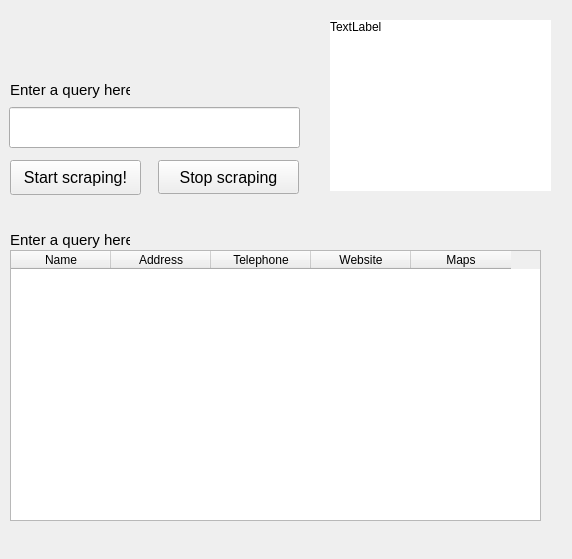
<?xml version="1.0" encoding="UTF-8"?>
<ui version="4.0">
 <class>MainWindow</class>
 <widget class="QMainWindow" name="MainWindow">
  <property name="geometry">
   <rect>
    <x>0</x>
    <y>0</y>
    <width>572</width>
    <height>559</height>
   </rect>
  </property>
  <property name="windowTitle">
   <string>MainWindow</string>
  </property>
  <property name="styleSheet">
   <string notr="true"/>
  </property>
  <widget class="QWidget" name="centralwidget">
   <widget class="QLabel" name="label">
    <property name="geometry">
     <rect>
      <x>10</x>
      <y>80</y>
      <width>120</width>
      <height>20</height>
     </rect>
    </property>
    <property name="font">
     <font>
      <pointsize>11</pointsize>
     </font>
    </property>
    <property name="text">
     <string>Enter a query here</string>
    </property>
   </widget>
   <widget class="QLineEdit" name="searchEdit">
    <property name="geometry">
     <rect>
      <x>9</x>
      <y>107</y>
      <width>291</width>
      <height>41</height>
     </rect>
    </property>
    <property name="minimumSize">
     <size>
      <width>0</width>
      <height>40</height>
     </size>
    </property>
    <property name="maximumSize">
     <size>
      <width>16777215</width>
      <height>16777215</height>
     </size>
    </property>
    <property name="sizeIncrement">
     <size>
      <width>0</width>
      <height>40</height>
     </size>
    </property>
   </widget>
   <widget class="QLabel" name="messagesLabel">
    <property name="geometry">
     <rect>
      <x>330</x>
      <y>20</y>
      <width>221</width>
      <height>171</height>
     </rect>
    </property>
    <property name="sizePolicy">
     <sizepolicy hsizetype="Preferred" vsizetype="Preferred">
      <horstretch>0</horstretch>
      <verstretch>0</verstretch>
     </sizepolicy>
    </property>
    <property name="minimumSize">
     <size>
      <width>0</width>
      <height>0</height>
     </size>
    </property>
    <property name="styleSheet">
     <string notr="true">background-color: White</string>
    </property>
    <property name="text">
     <string>TextLabel</string>
    </property>
    <property name="alignment">
     <set>Qt::AlignLeading|Qt::AlignLeft|Qt::AlignTop</set>
    </property>
   </widget>
   <widget class="QTableWidget" name="tableWidget">
    <property name="geometry">
     <rect>
      <x>10</x>
      <y>250</y>
      <width>531</width>
      <height>271</height>
     </rect>
    </property>
    <column>
     <property name="text">
      <string>Name</string>
     </property>
    </column>
    <column>
     <property name="text">
      <string>Address</string>
     </property>
    </column>
    <column>
     <property name="text">
      <string>Telephone</string>
     </property>
    </column>
    <column>
     <property name="text">
      <string>Website</string>
     </property>
    </column>
    <column>
     <property name="text">
      <string>Maps</string>
     </property>
    </column>
   </widget>
   <widget class="QLabel" name="label_2">
    <property name="geometry">
     <rect>
      <x>10</x>
      <y>230</y>
      <width>120</width>
      <height>20</height>
     </rect>
    </property>
    <property name="font">
     <font>
      <pointsize>11</pointsize>
     </font>
    </property>
    <property name="text">
     <string>Enter a query here</string>
    </property>
   </widget>
   <widget class="QPushButton" name="searchButton">
    <property name="geometry">
     <rect>
      <x>10</x>
      <y>160</y>
      <width>131</width>
      <height>35</height>
     </rect>
    </property>
    <property name="minimumSize">
     <size>
      <width>0</width>
      <height>35</height>
     </size>
    </property>
    <property name="maximumSize">
     <size>
      <width>16777215</width>
      <height>45</height>
     </size>
    </property>
    <property name="font">
     <font>
      <pointsize>12</pointsize>
     </font>
    </property>
    <property name="text">
     <string>Start scraping!</string>
    </property>
   </widget>
   <widget class="QPushButton" name="stopScrapingButton">
    <property name="geometry">
     <rect>
      <x>158</x>
      <y>160</y>
      <width>141</width>
      <height>34</height>
     </rect>
    </property>
    <property name="minimumSize">
     <size>
      <width>0</width>
      <height>34</height>
     </size>
    </property>
    <property name="maximumSize">
     <size>
      <width>16777215</width>
      <height>45</height>
     </size>
    </property>
    <property name="font">
     <font>
      <pointsize>12</pointsize>
     </font>
    </property>
    <property name="text">
     <string>Stop scraping</string>
    </property>
   </widget>
  </widget>
  <widget class="QMenuBar" name="menubar">
   <property name="geometry">
    <rect>
     <x>0</x>
     <y>0</y>
     <width>572</width>
     <height>22</height>
    </rect>
   </property>
  </widget>
 </widget>
 <resources/>
 <connections/>
</ui>
